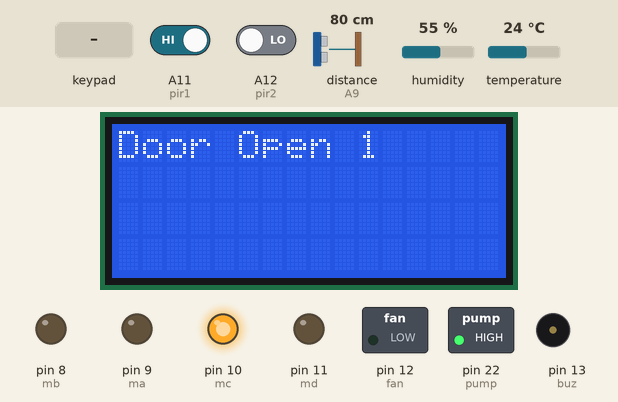
A sketch run on a simulated Arduino Mega 2560, built with avr-gcc and run on an emulated ATmega2560. Shown: 16×4 character LCD, switched loads named in the sketch (green lamp = pin HIGH), output pins drawn as LEDs (lit = HIGH), buzzer (waves = sounding, pin HIGH). Wiring (inferred from the names in the program): ultrasonic range finder: trigger A10; echo A9; DHT11 sensor: data A8. The inputs (shaded band) are chosen by the test bench; at power-on: distance to the obstacle (sensor on A9) 80 cm, temperature 24 °C, A11 (pir1) HIGH, A12 (pir2) LOW, humidity 55 %. The echo pulse lasts 58.3 µs per cm; pins used as bus, display or sensor lines are not drawn.

Above: at 2.2 s.
2.3 s: key '1' pressed
At 8.17 s:
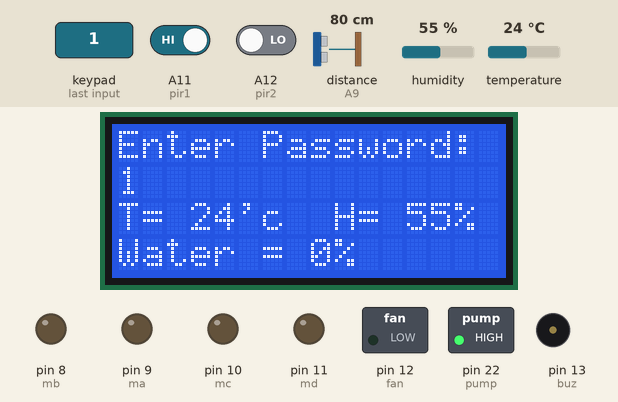
9.6 s: key '*' pressed
23.6 s: distance to the obstacle (sensor on A9) set to 14 cm
31.0 s: distance to the obstacle (sensor on A9) set to 11 cm
At 42.1 s:
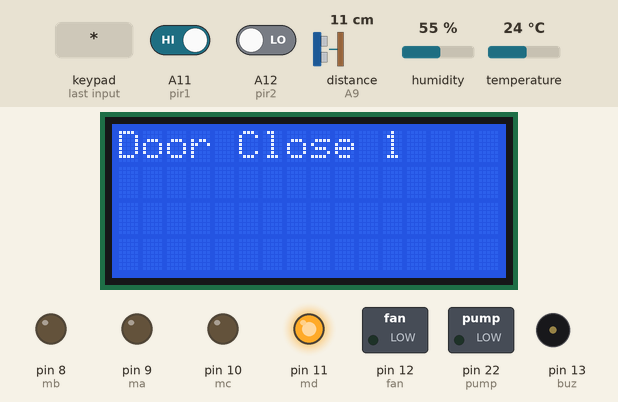
45.0 s: key '#' pressed
At 51.04 s:
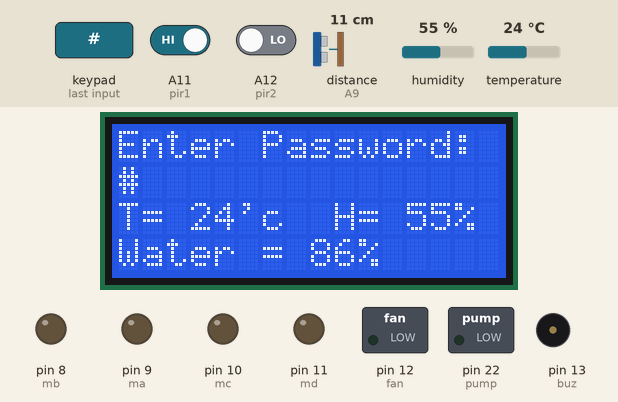
52.4 s: temperature set to 34 °C
At 58.18 s:
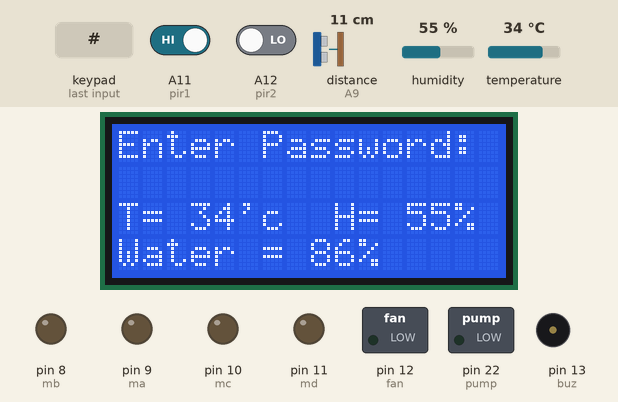
59.6 s: temperature set to 37 °C
At 66.2 s:
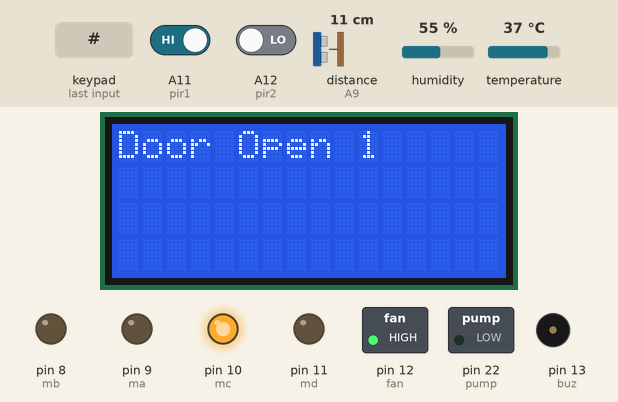
Timing chart, 0 to 72.8 s (numbered marks = the images above; inputs shaded):
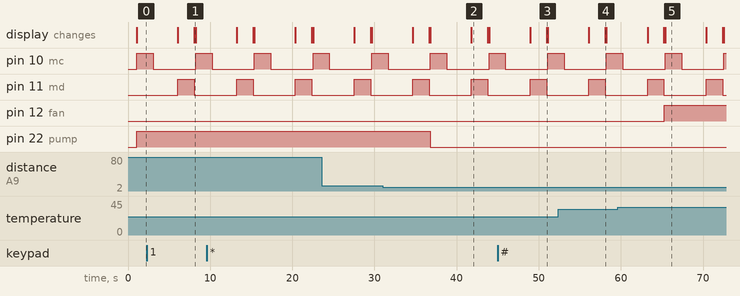

The sketch:

ArduinoMega_HomeAutomation.ino
```cpp
#include <Keypad.h>
#include<LiquidCrystal.h>
#include<EEPROM.h>
#include "dht.h"

#define dht_pin A8 // Pin sensor is connected to pin A8
dht DHT;

#define trigPin A10
#define echoPin A9

LiquidCrystal lcd(2, 3, 4, 5, 6, 7);

char* secretCode = "235711";
int position = 0;

const byte rows = 4;
const byte cols = 3;
char keys[rows][cols] = {
  {'1','2','3'},
  {'4','5','6'},
  {'7','8','9'},
  {'*','0','#'}
};

byte rowPins[rows] = {A0, A1, A2, A3};
byte colPins[cols] = {A4, A5, A6};

Keypad keypad = Keypad(makeKeymap(keys),rowPins, colPins,rows, cols);

int buz = 13;

int ma = 9;
int mb = 8;

int mc = 10;
int md = 11;

int pir1 = A11;
int pir2 = A12;

int temp = 0;
int hum = 0;

long duration, distance,Sensor;

int pump = 22;
int fan = 12;

void setup()

{
Serial.begin(9600);
Serial1.begin(9600);

pinMode(pir1, INPUT);
pinMode(pir2, INPUT);

pinMode(fan, OUTPUT);
pinMode(pump, OUTPUT);

pinMode(buz, OUTPUT);

pinMode(trigPin, OUTPUT);
pinMode(echoPin, INPUT);

pinMode(ma, OUTPUT);
pinMode(mb, OUTPUT);

pinMode(mc, OUTPUT);
pinMode(md, OUTPUT);

lcd.begin(16,4);
lcd.setCursor(0,0);
lcd.print("Keypad Security  ");
lcd.setCursor(0,1);
lcd.print("System...        ");
delay(1000);
lcd.clear();
lcd.print("Enter Password");
}

void loop()
{

SonarSensor(trigPin, echoPin);
Sensor = distance;

if(Sensor>=40){Sensor=40;}
Sensor = map(Sensor, 5, 40, 100, 0);
if(Sensor>100){Sensor=100;}


if(Sensor<30){digitalWrite(pump,HIGH);}
if(Sensor>80){digitalWrite(pump,LOW);}

if ((digitalRead (pir1) == LOW)||(digitalRead (pir2) == LOW))
{
lcd.clear();
lcd.print("Door Open 1   ");
lcd.setCursor(0,0);

 digitalWrite(mc, HIGH);
 digitalWrite(md, LOW);
 delay(2000);
 digitalWrite(mc, LOW);
 digitalWrite(md, LOW);
 delay(3000);
 lcd.clear();
 lcd.print("Door Close 1   ");
 lcd.setCursor(0,0);
 digitalWrite(mc, LOW);
 digitalWrite(md, HIGH);
 delay(2000);
 digitalWrite(mc, LOW);
 digitalWrite(md, LOW);
 lcd.clear();
 lcd.print("Enter Password:");
 lcd.setCursor(0,1);
}

DHT.read11(dht_pin);
temp = DHT.temperature;
hum = DHT.humidity;

lcd.setCursor(0,2);
lcd.print("T= ");
lcd.print(temp);
lcd.print("'c  ");

lcd.setCursor(9,2);
lcd.print("H= ");
lcd.print(hum);
lcd.print("%  ");

lcd.setCursor(0,3);
lcd.print("Water = ");
lcd.print(Sensor);
lcd.print("%  ");


if(temp>35){digitalWrite(fan,HIGH);}
if(temp<35){digitalWrite(fan,LOW);}


 char key = keypad.getKey();
  if (key == '*' || key == '#')
  {position = 0;}

 if (key == secretCode[position])
 {position++;}
 if (position == 6){setLocked();}

lcd.setCursor(0,1);
lcd.print(key);

 Serial1.write(Sensor);
 Serial1.write(temp);
 delay(100);
}


void setLocked()
{
lcd.clear();
lcd.print("Door Open 2   ");
lcd.setCursor(0,0);

 digitalWrite(ma, HIGH);
 digitalWrite(mb, LOW);
 delay(2000);
 digitalWrite(ma, LOW);
 digitalWrite(mb, LOW);
 delay(3000);
 lcd.clear();
 lcd.print("Door Close 2   ");
 lcd.setCursor(0,0);
 digitalWrite(ma, LOW);
 digitalWrite(mb, HIGH);
 delay(2000);
 digitalWrite(ma, LOW);
 digitalWrite(mb, LOW);
 lcd.clear();
 lcd.print("Enter Password:");
 lcd.setCursor(0,1);
position = 0;
}


void SonarSensor(int trigPin,int echoPin)
{
digitalWrite(trigPin, LOW);
delayMicroseconds(2);
digitalWrite(trigPin, HIGH);
delayMicroseconds(10);
digitalWrite(trigPin, LOW);
duration = pulseIn(echoPin, HIGH);//DISTANCE IN CM
distance = (duration/2) / 29.1;
}
```

dht.cpp
```cpp
//
//    FILE: dht22.cpp
// VERSION: 0.1.00
// PURPOSE: DHT22 Temperature & Humidity Sensor library for Arduino
//
// DATASHEET:
//
// HISTORY:
// 0.1.0 by Rob Tillaart (01/04/2011)
// inspired by DHT11 library
//

#include "dht.h"

#define TIMEOUT 10000

/////////////////////////////////////////////////////
//
// PUBLIC
//


// return values:
//  0 : OK
// -1 : checksum error
// -2 : timeout
int dht::read11(uint8_t pin)
{
	// READ VALUES
	int rv = read(pin);
	if (rv != 0) return rv;

	// CONVERT AND STORE
	humidity    = bits[0];  // bit[1] == 0;
	temperature = bits[2];  // bits[3] == 0;

	// TEST CHECKSUM
	uint8_t sum = bits[0] + bits[2]; // bits[1] && bits[3] both 0
	if (bits[4] != sum) return -1;

	return 0;
}

// return values:
//  0 : OK
// -1 : checksum error
// -2 : timeout
int dht::read22(uint8_t pin)
{
	// READ VALUES
	int rv = read(pin);
	if (rv != 0) return rv;

	// CONVERT AND STORE
	humidity    = word(bits[0], bits[1]) * 0.1;

	int sign = 1;
	if (bits[2] & 0x80) // negative temperature
	{
		bits[2] = bits[2] & 0x7F;
		sign = -1;
	}
	temperature = sign * word(bits[2], bits[3]) * 0.1;


	// TEST CHECKSUM
	uint8_t sum = bits[0] + bits[1] + bits[2] + bits[3];
	if (bits[4] != sum) return -1;

	return 0;
}

/////////////////////////////////////////////////////
//
// PRIVATE
//

// return values:
//  0 : OK
// -2 : timeout
int dht::read(uint8_t pin)
{
	// INIT BUFFERVAR TO RECEIVE DATA
	uint8_t cnt = 7;
	uint8_t idx = 0;

	// EMPTY BUFFER
	for (int i=0; i< 5; i++) bits[i] = 0;

	// REQUEST SAMPLE
	pinMode(pin, OUTPUT);
	digitalWrite(pin, LOW);
	delay(20);
	digitalWrite(pin, HIGH);
	delayMicroseconds(40);
	pinMode(pin, INPUT);

	// GET ACKNOWLEDGE or TIMEOUT
	unsigned int loopCnt = TIMEOUT;
	while(digitalRead(pin) == LOW)
		if (loopCnt-- == 0) return -2;

	loopCnt = TIMEOUT;
	while(digitalRead(pin) == HIGH)
		if (loopCnt-- == 0) return -2;

	// READ THE OUTPUT - 40 BITS => 5 BYTES
	for (int i=0; i<40; i++)
	{
		loopCnt = TIMEOUT;
		while(digitalRead(pin) == LOW)
			if (loopCnt-- == 0) return -2;

		unsigned long t = micros();

		loopCnt = TIMEOUT;
		while(digitalRead(pin) == HIGH)
			if (loopCnt-- == 0) return -2;

		if ((micros() - t) > 40) bits[idx] |= (1 << cnt);
		if (cnt == 0)   // next byte?
		{
			cnt = 7;
			idx++;
		}
		else cnt--;
	}

	return 0;
}
//
// END OF FILE
//
```

dht.h
```cpp
//
//    FILE: dht.h
// VERSION: 0.1.00
// PURPOSE: DHT Temperature & Humidity Sensor library for Arduino
//
//     URL: http://arduino.cc/playground/Main/DHTLib
//
// HISTORY:
// see dht.cpp file
//

#ifndef dht_h
#define dht_h

#if ARDUINO >= 100
 #include "Arduino.h"
#else
 #include "WProgram.h"
#endif

#define DHT_LIB_VERSION "0.1.00"

class dht
{
public:
	int read11(uint8_t pin);
    int read22(uint8_t pin);
	double humidity;
	double temperature;

private:
	uint8_t bits[5];  // buffer to receive data
	int read(uint8_t pin);
};
#endif
//
// END OF FILE
//
```

Measured:
- the behaviour switches between 13 and 12 cm on distance to the obstacle (sensor on A9) (found by bisection; images 1 and 2)
- the behaviour switches between 35 and 36 °C on temperature (found by bisection; images 4 and 5)
- after the input at 2.3 s, the display: first differs from a run without the input after 5.8 s (image 1)
- after the input at 31.0 s, pin 22 (pump): HIGH → LOW after 5.8 s
- after the input at 45.0 s, the display: first differs from a run without the input after 6.0 s (image 3)
- after the input at 59.6 s, pin 12 (fan): LOW → HIGH after 5.7 s
- by itself, pin 10 (mc), pin 11 (md): alternates HIGH for 2.0 s and LOW for 5.1 s
